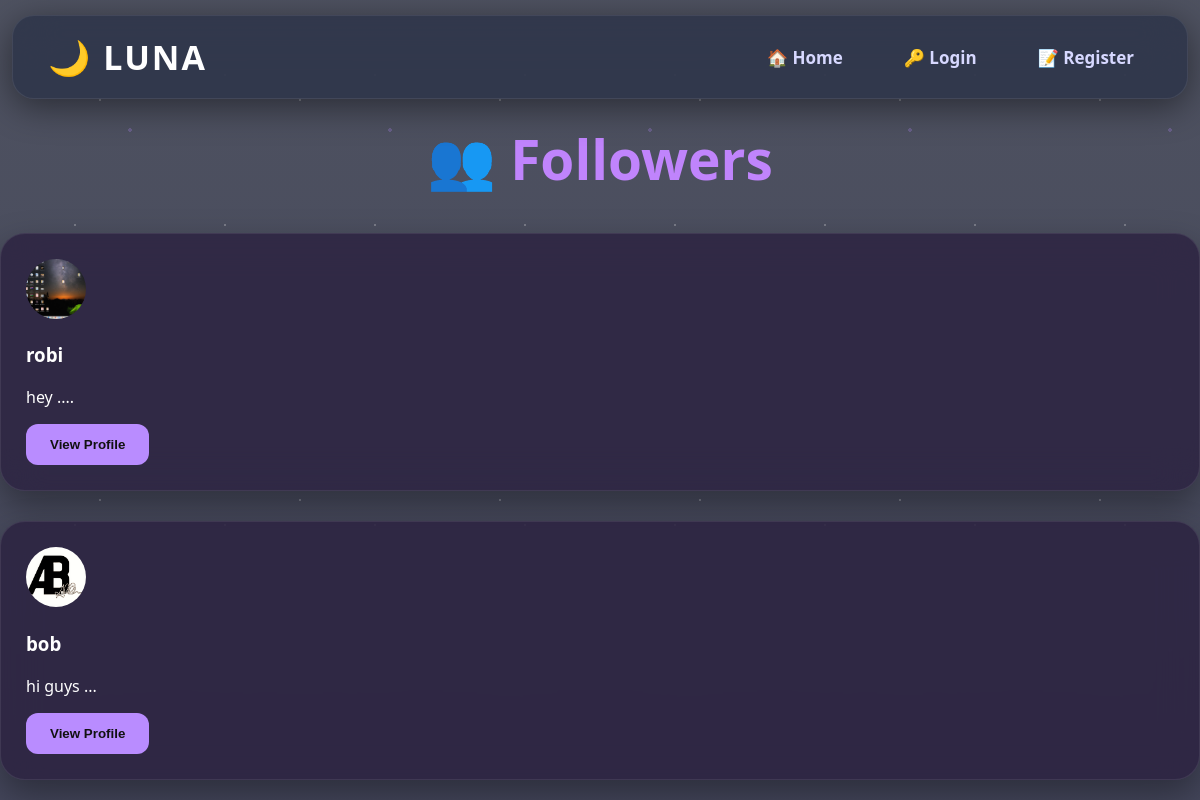
The app's page /followers/1/ with its own data.
### social/models.py (models this page shows)
class Follow(models.Model):
    follower = models.ForeignKey(
        User,
        related_name='following',
        on_delete=models.CASCADE
    )
    following = models.ForeignKey(
        User,
        related_name='followers',
        on_delete=models.CASCADE
    )

class User(models.Model):
    name = models.CharField(max_length=100)
    email = models.EmailField(unique=True)
    password = models.CharField(max_length=100)
    bio = models.TextField(blank=True)
    profile_picture = models.ImageField(
        upload_to='profiles/',
        blank=True,
        null=True
    )
    joined_at = models.DateTimeField(auto_now_add=True)

### social/views.py (the view)
# urls.py: path('followers/<int:user_id>/', views.followers, name='followers'),
def followers(request, user_id):
    user = User.objects.get(id=user_id)
    followers = Follow.objects.filter(
        following=user
    )
    return render(
        request,
        'followers.html',
        {
            'profile_user': user,
            'followers': followers
        }
    )

### social/templates/followers.html (shortened to what this page needs)
{% extends 'base.html' %}
{% block content %}
<h1>👥 Followers</h1>
{% for follow in followers %}
<div class="post">
{% if follow.follower.profile_picture %}
<img
src="{{ follow.follower.profile_picture.url }}"
width="60"
height="60"
style="border-radius:50%; object-fit:cover;">
{% endif %}
<h3>{{ follow.follower.name }}</h3>
<p>{{ follow.follower.bio }}</p>
<a href="/profile/{{ follow.follower.id }}/">
<button>
View Profile
</button>
</a>
</div>
{% empty %}
<p>No followers yet.</p>
{% endfor %}
{% endblock %}

### social/static/style.css (style rules this page uses)
body { margin:0; padding:0; font-family:'Segoe UI',sans-serif; color:white; background: linear-gradient( rgba(10,15,35,.72), rgba(15,18,45,.78) ), url("/static/images/galaxy.jpg"); background-size:cover; background-position:center; background-repeat:no-repeat; background-attachment:fixed; min-height:100vh; }
body::before { content:""; position:fixed; top:0; left:0; width:100%; height:100%; background: radial-gradient(circle,#ffffff 1px,transparent 1px), radial-gradient(circle,#b98cff 2px,transparent 2px), radial-gradient(circle,#ffffff 1px,transparent 1px); background-size: 150px 150px, 260px 260px, 200px 200px; opacity:.25; pointer-events:none; z-index:-1; }
h1 { text-align:center; color:#c084fc; font-size:55px; }
button { background:#b98cff; color:#111; font-weight:bold; border:none; padding:13px 24px; border-radius:12px; transition:.35s; cursor:pointer; }
.post { background:rgba(40,28,60,.72); backdrop-filter:blur(20px); border:1px solid rgba(255,255,255,.08); border-radius:25px; padding:25px; margin-bottom:30px; box-shadow:0 15px 35px rgba(0,0,0,.35); }

### records on screen
Follow: follower.profile_picture (picture), follower.name "robi", follower.bio "hey ...."
Follow: follower.profile_picture (picture), follower.name "bob", follower.bio "hi guys ..."
